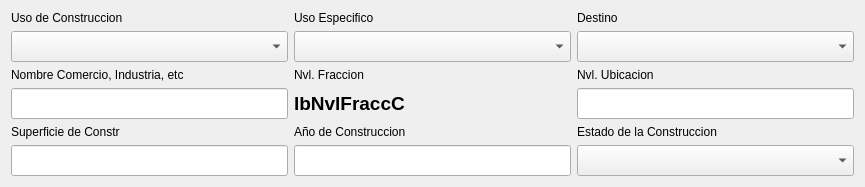
                   <widget class="QWidget" name="widget_13" native="true">
                    <layout class="QGridLayout" name="gridLayout_24">
                     <item row="2" column="2">
                      <widget class="QLabel" name="label_88">
                       <property name="text">
                        <string>Nvl. Fraccion</string>
                       </property>
                      </widget>
                     </item>
                     <item row="3" column="3">
                      <widget class="QLineEdit" name="leNvlUbicaC">
                       <property name="minimumSize">
                        <size>
                         <width>277</width>
                         <height>0</height>
                        </size>
                       </property>
                       <property name="font">
                        <font>
                         <pointsize>14</pointsize>
                         <weight>75</weight>
                         <bold>true</bold>
                        </font>
                       </property>
                       <property name="maxLength">
                        <number>4</number>
                       </property>
                      </widget>
                     </item>
                     <item row="5" column="2">
                      <widget class="QLineEdit" name="leAnioConsC">
                       <property name="minimumSize">
                        <size>
                         <width>277</width>
                         <height>0</height>
                        </size>
                       </property>
                       <property name="font">
                        <font>
                         <pointsize>14</pointsize>
                         <weight>75</weight>
                         <bold>true</bold>
                        </font>
                       </property>
                       <property name="maxLength">
                        <number>4</number>
                       </property>
                      </widget>
                     </item>
                     <item row="0" column="3">
                      <widget class="QLabel" name="label_89">
                       <property name="text">
                        <string>Destino</string>
                       </property>
                      </widget>
                     </item>
                     <item row="0" column="2">
                      <widget class="QLabel" name="label_90">
                       <property name="text">
                        <string>Uso Especifico</string>
                       </property>
                      </widget>
                     </item>
                     <item row="2" column="0">
                      <widget class="QLabel" name="label_91">
                       <property name="text">
                        <string>Nombre Comercio, Industria, etc</string>
                       </property>
                      </widget>
                     </item>
                     <item row="3" column="2">
                      <widget class="QLabel" name="lbNvlFraccC">
                       <property name="minimumSize">
                        <size>
                         <width>277</width>
                         <height>0</height>
                        </size>
                       </property>
                       <property name="font">
                        <font>
                         <pointsize>14</pointsize>
                         <weight>75</weight>
                         <bold>true</bold>
                        </font>
                       </property>
                       <property name="text">
                        <string>lbNvlFraccC</string>
                       </property>
                      </widget>
                     </item>
                     <item row="5" column="0">
                      <widget class="QLabel" name="lbSupConstrFC">
                       <property name="minimumSize">
                        <size>
                         <width>277</width>
                         <height>0</height>
                        </size>
                       </property>
                       <property name="font">
                        <font>
                         <pointsize>14</pointsize>
                         <weight>75</weight>
                         <bold>true</bold>
                        </font>
                       </property>
                       <property name="text">
                        <string>lbSupConstrFC</string>
                       </property>
                      </widget>
                     </item>
                     <item row="4" column="2">
                      <widget class="QLabel" name="label_92">
                       <property name="text">
                        <string>Año de Construccion</string>
                       </property>
                      </widget>
                     </item>
                     <item row="4" column="0">
                      <widget class="QLabel" name="label_93">
                       <property name="text">
                        <string>Superficie de Constr</string>
                       </property>
                      </widget>
                     </item>
                     <item row="0" column="0">
                      <widget class="QLabel" name="label_94">
                       <property name="text">
                        <string>Uso de Construccion</string>
                       </property>
                      </widget>
                     </item>
                     <item row="2" column="3">
                      <widget class="QLabel" name="label_95">
                       <property name="text">
                        <string>Nvl. Ubicacion</string>
                       </property>
                      </widget>
                     </item>
                     <item row="1" column="3">
                      <widget class="QComboBox" name="cmbDestinoC">
                       <property name="minimumSize">
                        <size>
                         <width>277</width>
                         <height>0</height>
                        </size>
                       </property>
                       <property name="maximumSize">
                        <size>
                         <width>500</width>
                         <height>16777215</height>
                        </size>
                       </property>
                       <property name="font">
                        <font>
                         <pointsize>14</pointsize>
                         <weight>75</weight>
                         <bold>true</bold>
                        </font>
                       </property>
                       <property name="styleSheet">
                        <string notr="true">QComboBox QAbstractItemView::item { min-height: 25;}
QListView{color: black ; font-size: 16px; outline:none; font-weight:bold}QListView::item:selected { color: red; background-color: lightgray;}</string>
                       </property>
                      </widget>
                     </item>
                     <item row="3" column="0">
                      <widget class="QLineEdit" name="leNombreC">
                       <property name="minimumSize">
                        <size>
                         <width>277</width>
                         <height>0</height>
                        </size>
                       </property>
                       <property name="font">
                        <font>
                         <pointsize>14</pointsize>
                         <weight>75</weight>
                         <bold>true</bold>
                        </font>
                       </property>
                       <property name="maxLength">
                        <number>120</number>
                       </property>
                      </widget>
                     </item>
                     <item row="1" column="2">
                      <widget class="QComboBox" name="cmbUsoEspC">
                       <property name="minimumSize">
                        <size>
                         <width>277</width>
                         <height>0</height>
                        </size>
                       </property>
                       <property name="maximumSize">
                        <size>
                         <width>500</width>
                         <height>16777215</height>
                        </size>
                       </property>
                       <property name="font">
                        <font>
                         <pointsize>14</pointsize>
                         <weight>75</weight>
                         <bold>true</bold>
                        </font>
                       </property>
                       <property name="styleSheet">
                        <string notr="true">QComboBox QAbstractItemView::item { min-height: 25;}
QListView{color: black ; font-size: 16px; outline:none; font-weight:bold}QListView::item:selected { color: red; background-color: lightgray;}</string>
                       </property>
                      </widget>
                     </item>
                     <item row="5" column="3">
                      <widget class="QComboBox" name="cmbEdoConstrC">
                       <property name="minimumSize">
                        <size>
                         <width>277</width>
                         <height>0</height>
                        </size>
                       </property>
                       <property name="maximumSize">
                        <size>
                         <width>500</width>
                         <height>16777215</height>
                        </size>
                       </property>
                       <property name="font">
                        <font>
                         <pointsize>14</pointsize>
                         <weight>75</weight>
                         <bold>true</bold>
                        </font>
                       </property>
                       <property name="styleSheet">
                        <string notr="true">QComboBox QAbstractItemView::item { min-height: 25;}
QListView{color: black ; font-size: 16px; outline:none; font-weight:bold}QListView::item:selected { color: red; background-color: lightgray;}</string>
                       </property>
                      </widget>
                     </item>
                     <item row="4" column="3">
                      <widget class="QLabel" name="label_96">
                       <property name="text">
                        <string>Estado de la Construccion</string>
                       </property>
                      </widget>
                     </item>
                     <item row="1" column="0">
                      <widget class="QComboBox" name="cmbUsoConstrC">
                       <property name="minimumSize">
                        <size>
                         <width>277</width>
                         <height>0</height>
                        </size>
                       </property>
                       <property name="maximumSize">
                        <size>
                         <width>500</width>
                         <height>16777215</height>
                        </size>
                       </property>
                       <property name="font">
                        <font>
                         <pointsize>14</pointsize>
                         <weight>75</weight>
                         <bold>true</bold>
                        </font>
                       </property>
                       <property name="styleSheet">
                        <string notr="true">QComboBox QAbstractItemView::item { min-height: 25; width:auto}
QListView{color: black ; font-size: 16px; outline:none; font-weight:bold}QListView::item:selected { color: red; background-color: lightgray;}</string>
                       </property>
                      </widget>
                     </item>
                     <item row="5" column="0">
                      <widget class="QLineEdit" name="leSupConstrFC">
                       <property name="minimumSize">
                        <size>
                         <width>277</width>
                         <height>0</height>
                        </size>
                       </property>
                       <property name="font">
                        <font>
                         <pointsize>14</pointsize>
                         <weight>75</weight>
                         <bold>true</bold>
                        </font>
                       </property>
                       <property name="maxLength">
                        <number>10</number>
                       </property>
                      </widget>
                     </item>
                    </layout>
                   </widget>
